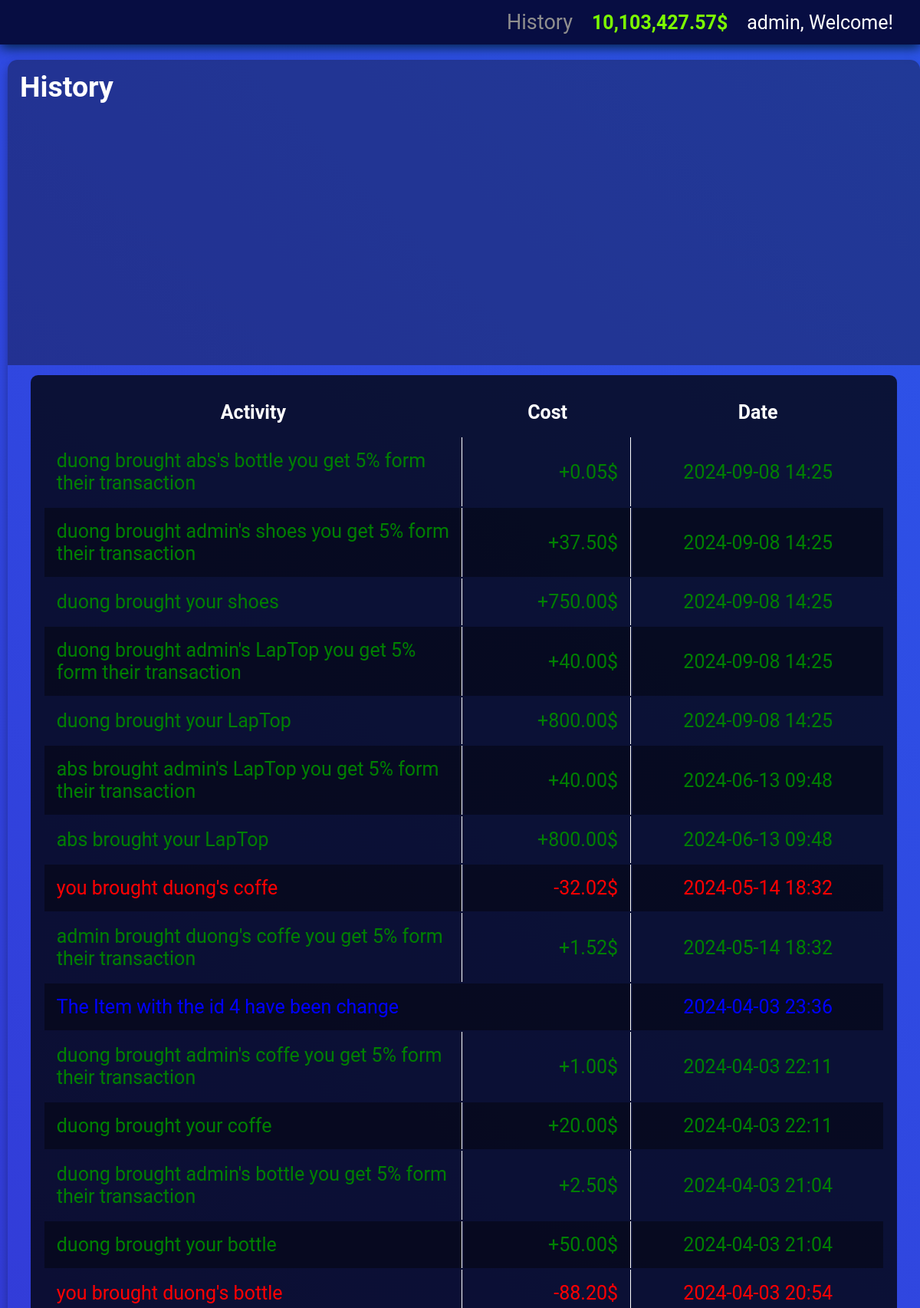
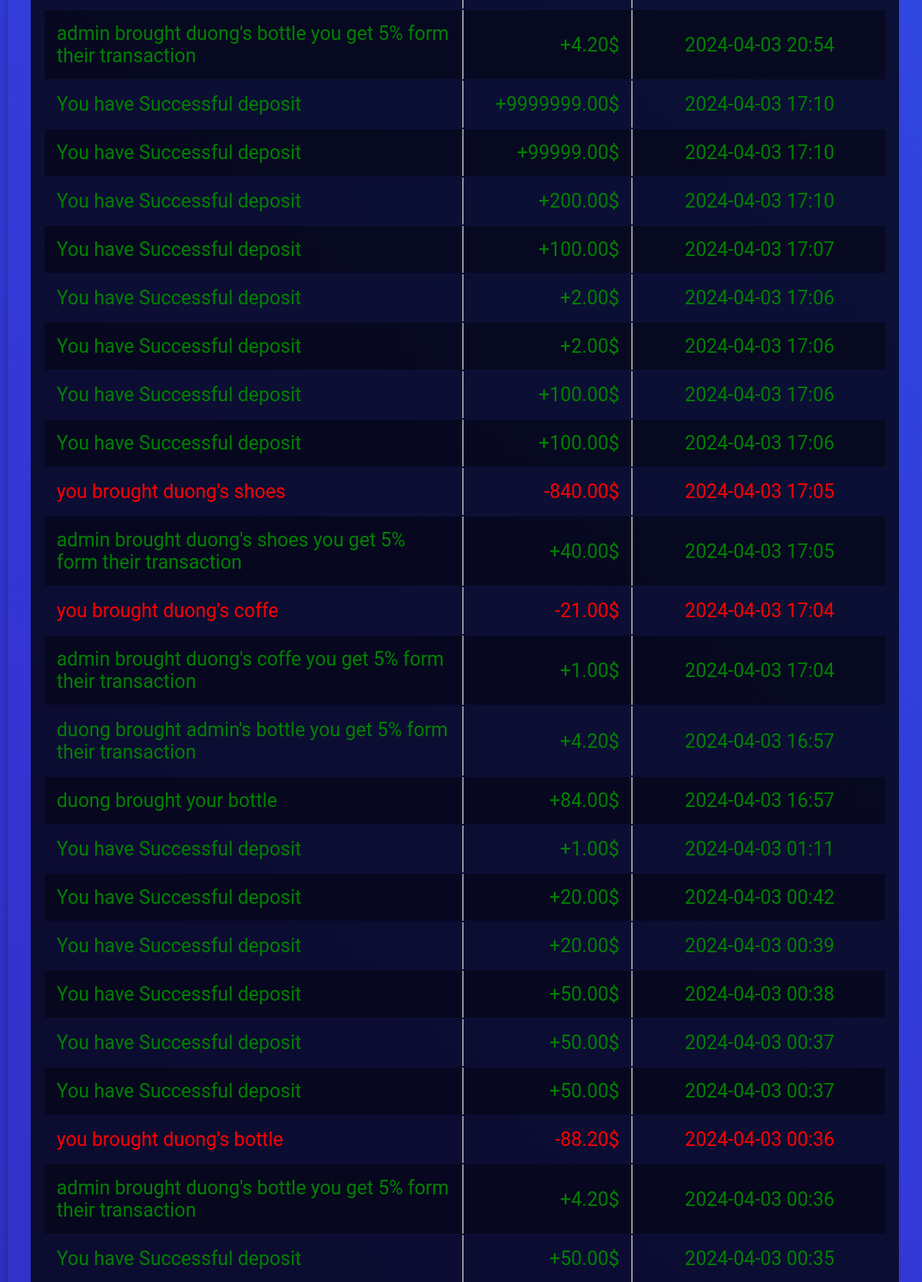
The page /history (signed in, upper part) on the database its author committed (2 pictures, top to bottom).
### coffe/model.py (models this page shows, shortened)
class User(db.Model,UserMixin):
    id = db.Column(db.Integer(), primary_key=True)
    name = db.Column(db.String(30), nullable=False,unique=True)
    password = db.Column(db.String(30),nullable=False)
    email = db.Column(db.String(50),nullable=False,unique=True)
    budget = db.Column(db.Float(),nullable = False, default=1000)
    img = db.relationship('Image',backref='user_image',lazy=True)
    items = db.relationship('Item',backref="owned_user",lazy = True)
    history = db.relationship("History", backref='user_history', lazy=True)
    @property
    def set_password(self):
        return self.password
    @property
    def budget_display(self):
        str_budget = str(self.budget)
        int_part, dec_part = str_budget.split('.') if '.' in str_budget else (str_budget, "")
        output = []
        count = 0
        for i in range(len(int_part) - 1, -1, -1):
            output.insert(0, int_part[i])
            count += 1
            if count % 3 == 0 and i != 0:
                output.insert(0, ',')
        if dec_part:
            output.append('.')
            dec_part = dec_part.rstrip('0')[:2]
            output.append(dec_part)
        return ''.join(output)
    def history(self,activity,activity_type,cost):
        new_history = History(user_id=self.id, activity=activity, date=datetime.now(),activity_type=activity_type,cost = cost)
        db.session.add(new_history)
        db.session.commit()

class History(db.Model):
    id = db.Column(db.Integer, primary_key=True)
    user_id = db.Column(db.Integer, db.ForeignKey('user.id'), nullable=False)
    activity = db.Column(db.String(50), nullable=False)
    date = db.Column(db.DateTime, nullable=False)
    activity_type = db.Column(db.String(20), nullable=False)
    cost = db.Column(db.Float())
    def formatTime(self):
        return self.date.strftime('%Y-%m-%d %H:%M')

### coffe/control.py (the view)
@app.route("/history",methods=['GET','POST'])
@login_required
def historyPage():
    depositForm = DepositForm()
    if request.method == 'POST':
        if depositForm.validate_on_submit():
            current_user.budget += depositForm.cash.data
            current_user.history(activity = f"You have Successful deposit",activity_type = 'get',cost = depositForm.cash.data)
            flash("Deposit Successful ",'safe')
            return redirect(url_for('historyPage'))
    if request.method ==  'GET':
        history = History.query.filter_by(user_id = current_user.id).order_by(History.date.desc()).all()
        return render_template("history.html",historys  = history,depositForm = depositForm)

### coffe/model.py (called while the page is built)
@login_manager.user_loader
def load_user(user_id):
    return User.query.get(int(user_id))

### coffe/templates/history.html (shortened to what this page needs)
{% extends "display.html" %}
{% block style_link %}
<link rel="stylesheet" href="{{ url_for('static', filename='table.css') }}">
{% endblock %}
{% block main %}
<div class="left-main-shop">
    <section class="table-header">
        <h1>History</h1>
    </section>
    <section class="table-body">
        <table>
            <thead>
                <tr>
                    <th scope="col">Activity</th>
                    <th scope="col">Cost</th>
                    <th scope="col">Date</th>
                </tr>
            </thead>
            <tbody>
                {% for history in historys %}
                {% if history.cost %}
                <tr class="{{ history.activity_type }}">
                    <td class="w5 Tleft">{{ history.activity }}</td>
                    {% if history.activity_type == 'lost' %}
                    <td class="w2 Tright">-{{ '%.2f'|format(history.cost) }}$</td>
                    {% elif history.activity_type == 'get' %}
                    <td class="w2 Tright">+{{ '%.2f'|format(history.cost) }}$</td>
                    {% else %}
                    <td class="w2 Tright">{{ '%.2f'|format(history.cost) }}$</td>
                    {% endif %}
                    <td class="w3 Tcenter">{{ history.formatTime() }}</td>
                </tr>
                {% else %}
                <tr class="{{ history.activity_type }}">
                    <td class="Tleft" colspan="2">{{ history.activity }}</td>
                    <td class="Tcenter">{{ history.formatTime() }}</td>
                </tr>
                {% endif %}
                {% endfor %}
            </tbody>
        </table>
    </section>
</div>
{% endblock %}

### coffe/templates/display.html (shortened to what this page needs)
<!DOCTYPE html>
<html lang="en">
<head>
    {% block style_link %}
    {% endblock %}
    <link rel="stylesheet" href="{{url_for('static', filename='consider.css')}}">
    <link rel="stylesheet" href="{{ url_for('static', filename='display.css') }}">
    <link rel="stylesheet" href="{{ url_for('static', filename='message.css') }}">
</head>
<body>
    <nav style="background-color: rgb(7, 13, 66);">
        <div class="left-bar">
        </div>
        <div class="right-bar">
            {% if current_user.is_authenticated %}
            <a href="{{ url_for('historyPage')}}">History</a>
            <p class="budget">
                 {{ current_user.budget_display }}$
            </p>
            <p>
                {{ current_user.name }}, Welcome!
            </p>
            {% else %}
            <a href="{{ url_for('loginPage')}}">Login</a>
            <a href="{{ url_for('registerPage')}}">Register</a>
            {% endif %}
        </div>
    </nav>
    <main>
        {% block main %}
        {% endblock %}
    </main>
</body>
</html>

### coffe/static/table.css (style rules this page uses)
.left-main-shop { margin-top: 20px; margin-left: 10px; flex: 8; width: 82vw; height: 80vh; color: white; border-radius: .8rem; box-shadow: 0 .4rem .8rem #0005; overflow: hidden; }
main * { margin: 0; padding: 0; box-sizing: border-box; }
main { display: flex; flex-direction: row; min-height: 100vh; }
.table-header { width: 100%; height: 10%; background-color: rgba(17, 19, 39, 0.425); padding: .8rem 1rem; }
.table-body { margin: .8rem auto; width: 95%; height: 85%; background-color: rgba(0, 0, 0, 0.76); border-radius: .6rem; overflow: auto; }
table { width: 100%; text-align: center; }
table, th, td { padding: 1rem; }
tbody tr:nth-child(even) { background-color: rgba(0, 0, 0, 0.384); }
.w5 { width: 50%; }
.w3 { width: 30%; }
.w2 { width: 20%; }
.Tleft { text-align: left; border-right: solid 1px white; }
.Tright { border-right: solid 1px white; text-align: right; }
.Tcenter { text-align: center; }

### coffe/static/display.css (style rules this page uses)
* { padding: 0; margin: 0; box-sizing: border-box; font-family: roboto; }
body { font-size: 25px; color: white; background: linear-gradient(45deg, black, #1a236e, rgba(31, 31, 206, 0.904), rgb(40, 106, 248)); background-size: 300% 300%; animation: color 12s ease-in-out infinite; }
nav { display: flex; justify-content: space-between; padding: 13px 15px; box-shadow: 1px 4px 15px rgb(1, 35, 65); }
nav a { text-decoration: none; color: white; display: flex; justify-content: center; align-items: center; }
.left-bar { display: flex; column-gap: 20px; font-size: 18px; }
.right-bar { display: flex; column-gap: 20px; align-items: center; }
.right-bar a { font-size: 27px; color: rgb(143, 142, 142); }
.budget { color: lawngreen; font-weight: bold; display: flex; flex-direction: row; align-items: center; gap: 5px; }

### coffe/static/message.css (style rules this page uses)
.lost { color: red; }
.get { color: green; }
.infomation { color: blue; }

### rows shown on the page
User: budget_display "10,103,427.57", name "admin"
History: activity "duong brought abs's bottle you get 5% form their transaction", cost "0.05", formatTime "2024-09-08 14:25"
History: activity "duong brought admin's shoes you get 5% form their transaction", cost "37.50", formatTime "2024-09-08 14:25"
History: activity "duong brought your shoes", cost "750.00", formatTime "2024-09-08 14:25"
History: activity "duong brought admin's LapTop you get 5% form their transaction", cost "40.00", formatTime "2024-09-08 14:25"
History: activity "duong brought your LapTop", cost "800.00", formatTime "2024-09-08 14:25"
History: activity "abs brought admin's LapTop you get 5% form their transaction", cost "40.00", formatTime "2024-06-13 09:48"
History: activity "abs brought your LapTop", cost "800.00", formatTime "2024-06-13 09:48"
History: activity "you brought duong's coffe", cost "32.02", formatTime "2024-05-14 18:32"
History: activity "admin brought duong's coffe you get 5% form their transaction", cost "1.52", formatTime "2024-05-14 18:32"
History: activity "duong brought admin's coffe you get 5% form their transaction", cost "1.00", formatTime "2024-04-03 22:11"
History: activity "duong brought your coffe", cost "20.00", formatTime "2024-04-03 22:11"
History: activity "duong brought admin's bottle you get 5% form their transaction", cost "2.50", formatTime "2024-04-03 21:04"
History: activity "duong brought your bottle", cost "50.00", formatTime "2024-04-03 21:04"
History: activity "you brought duong's bottle", cost "88.20", formatTime "2024-04-03 20:54"
History: activity "admin brought duong's bottle you get 5% form their transaction", cost "4.20", formatTime "2024-04-03 20:54"
History: activity "You have Successful deposit", cost "9999999.00", formatTime "2024-04-03 17:10"
History: activity "You have Successful deposit", cost "99999.00", formatTime "2024-04-03 17:10"
History: activity "You have Successful deposit", cost "200.00", formatTime "2024-04-03 17:10"
History: activity "You have Successful deposit", cost "100.00", formatTime "2024-04-03 17:07"
History: activity "You have Successful deposit", cost "2.00", formatTime "2024-04-03 17:06"
History: activity "You have Successful deposit", cost "2.00", formatTime "2024-04-03 17:06"
History: activity "You have Successful deposit", cost "100.00", formatTime "2024-04-03 17:06"
History: activity "You have Successful deposit", cost "100.00", formatTime "2024-04-03 17:06"
History: activity "you brought duong's shoes", cost "840.00", formatTime "2024-04-03 17:05"
History: activity "admin brought duong's shoes you get 5% form their transaction", cost "40.00", formatTime "2024-04-03 17:05"
History: activity "you brought duong's coffe", cost "21.00", formatTime "2024-04-03 17:04"
History: activity "admin brought duong's coffe you get 5% form their transaction", cost "1.00", formatTime "2024-04-03 17:04"
History: activity "duong brought admin's bottle you get 5% form their transaction", cost "4.20", formatTime "2024-04-03 16:57"
History: activity "duong brought your bottle", cost "84.00", formatTime "2024-04-03 16:57"
History: activity "You have Successful deposit", cost "1.00", formatTime "2024-04-03 01:11"
History: activity "You have Successful deposit", cost "20.00", formatTime "2024-04-03 00:42"
History: activity "You have Successful deposit", cost "20.00", formatTime "2024-04-03 00:39"
History: activity "You have Successful deposit", cost "50.00", formatTime "2024-04-03 00:38"
History: activity "You have Successful deposit", cost "50.00", formatTime "2024-04-03 00:37"
History: activity "You have Successful deposit", cost "50.00", formatTime "2024-04-03 00:37"
History: activity "you brought duong's bottle", cost "88.20", formatTime "2024-04-03 00:36"
History: activity "admin brought duong's bottle you get 5% form their transaction", cost "4.20", formatTime "2024-04-03 00:36"
History: activity "You have Successful deposit", cost "50.00", formatTime "2024-04-03 00:35"
